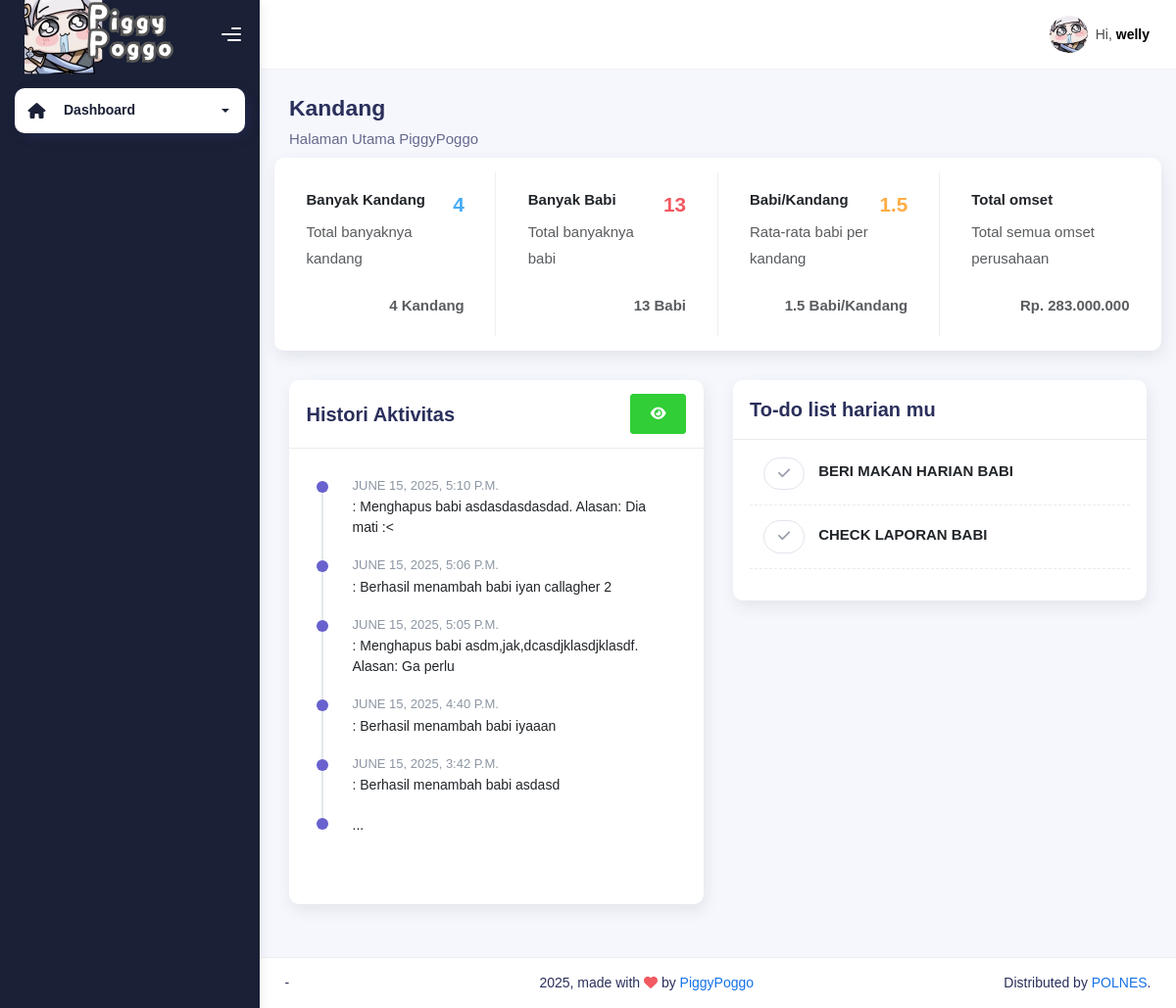
/dashboard (signed in), run on an earlier commit of the app's database.
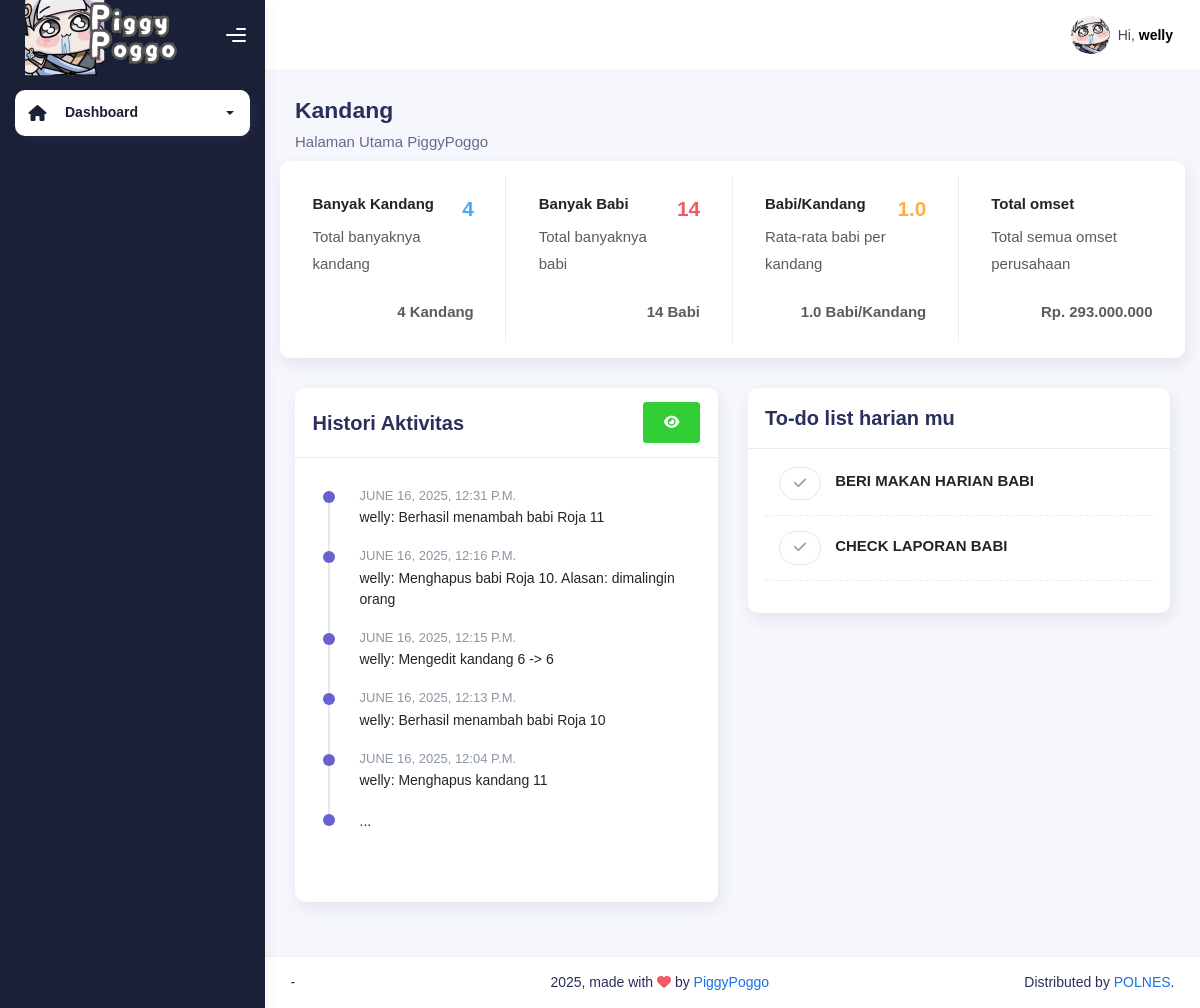
And on a later commit of the database.
### piggypoggo_app/models.py (models this page shows, shortened)
class Riwayat(models.Model):
    riwayat = models.TextField(null=True, blank=True)
    tanggal = models.DateTimeField(auto_now_add=True)
    user_profile = models.ForeignKey(UserProfile, null=True, blank=True, on_delete=models.SET_NULL)
    def __str__(self):
        return f'{self.riwayat}'

class DailyDetail(models.Model):
    daily = models.ForeignKey(Daily, null=True, blank=True, on_delete=models.CASCADE)
    nama_daily = models.CharField(max_length=50, null=True, blank=True)
    last_check = models.DateField()
    @property
    def get_status(self):
        if self.last_check < date.today():
            return "Belum"
        else:
            return "Sudah"

class UserProfile(models.Model):
    LEVEL_USER = [
        (1, "Operator"),
        (2, "Admin"),
    ]
    user = models.OneToOneField(User, on_delete=models.CASCADE)
    level = models.IntegerField(choices=LEVEL_USER, default=1)

### piggypoggo_app/views.py (the view)
# urls.py: path('dashboard', views.dashboard, name="dashboard"),
@login_required
@status_required([1, 2])
def dashboard(request):
    user_profile = UserProfile.objects.get(user=request.user)
    all_riwayats = Riwayat.objects.all().order_by('-pk')
    paginator = Paginator(all_riwayats, 5)
    all_kandang_count = Kandang.objects.all().count()
    all_babi_count = Babi.objects.filter(terjual=False).count()
    babi_per_kandang = Kandang.objects.annotate(babi_count=Count('babi'))
    average_babi_per_kandang = babi_per_kandang.aggregate(avg=Avg('babi_count'))['avg'] or 0
    omset_full = Nota.objects.all().aggregate(total_semua=Sum('total_harga'))['total_semua'] or 0
    omset_full = format_number(omset_full)
    daily = Daily.objects.filter(user=user_profile).first()
    dailies = DailyDetail.objects.filter(daily=daily)
    if request.method == 'POST':
        check_id = request.POST.get('daily')
        daily_detail = DailyDetail.objects.get(pk=check_id)
        daily_detail.last_check = date.today()
        daily_detail.save()
        return redirect('dashboard')
    context = {
        'on': 'utama',
        'all_riwayats': paginator.get_page(1),
        'all_kandang_count': all_kandang_count,
        'all_babi_count': all_babi_count,
        'average_babi_per_kandang': round(average_babi_per_kandang, 2),
        'omset_full': omset_full,
        'dailies': dailies,
    }
    return render(request, 'dashboard.html', context)

### piggypoggo_app/views.py (called while the page is built)
def format_number(value):
    try:
        value = int(value)
        return "{:,}".format(value).replace(",", ".")
    except:
        return value

### piggypoggo_app/templates/dashboard.html (shortened to what the changed rows need)
{% extends "base-dashboard.html" %} {% load static %}
{% block content %}
<div class="container">
  <div class="page-inner">
    <div class="row row-card-no-pd">
      <div class="col-12 col-sm-6 col-md-6 col-xl-3">
        <div class="card">
          <div class="card-body">
            <div class="d-flex justify-content-between">
              <div>
                <h6><b>Banyak Babi</b></h6>
                <p class="text-muted">Total banyaknya babi</p>
              </div>
              <h4 class="text-danger fw-bold">{{ all_babi_count }}</h4>
            </div>
            <div class="d-flex justify-content-between mt-2">
              <p class="text-muted mb-0">
                <b>{{ all_babi_count }} Babi</b>
              </p>
            </div>
          </div>
        </div>
      </div>
      <div class="col-12 col-sm-6 col-md-6 col-xl-3">
        <div class="card">
          <div class="card-body">
            <div class="d-flex justify-content-between">
              <div>
                <h6><b>Babi/Kandang</b></h6>
                <p class="text-muted">Rata-rata babi per kandang</p>
              </div>
              <h4 class="text-warning fw-bold">{{ average_babi_per_kandang }}</h4>
            </div>
            <div class="d-flex justify-content-between mt-2">
              <p class="text-muted mb-0">
                <b>{{ average_babi_per_kandang }} Babi/Kandang</b>
              </p>
            </div>
          </div>
        </div>
      </div>
      <div class="col-12 col-sm-6 col-md-6 col-xl-3">
        <div class="card">
          <div class="card-body">
            <div class="d-flex justify-content-between mt-2">
              <p class="text-muted mb-0"><b>Rp. {{ omset_full }}</b></p>
            </div>
          </div>
        </div>
      </div>
    </div>
    <div class="row">
      <div class="col-md-6">
        <div class="card">
          <div class="card-body">
            <ol class="activity-feed">
              {% for riwayat in all_riwayats %}
              <li class="feed-item feed-item-secondary">
                <time class="date" datetime="">{{ riwayat.tanggal }}</time>
                <span class="text">
                  {{ riwayat.user_profile.user.username }}: {{ riwayat }}
                </span>
              </li>
              {% endfor %}
            </ol>
          </div>
        </div>
      </div>
      <div class="col-md-6">
        <div class="card">
          <div class="card-body">
            {% if dailies %}
            {% for daily in dailies %}
            <div class="d-flex align-items-center ms-3">
              <div class="selectgroup selectgroup-pills me-2">
                <form method="POST">
                  <label class="selectgroup-item mb-0">
                    <span class="selectgroup-button">
                      <i class="fas fa-check"></i>
                    </span>
                  </label>
                </form>
              </div>
              <h6 class="text-uppercase fw-bold mb-1 mb-0">
                {{ daily.nama_daily }}
                <span class="text-warning ps-3"></span>
              </h6>
            </div>
            <div class="separator-dashed"></div>
            {% endfor %}
            {% else %}
            <div class="d-flex align-items-center ms-3">
              <h6 class="text-uppercase fw-bold mb-1 mb-0">Tidak ada daily</h6>
            </div>
            {% endif %}
          </div>
        </div>
      </div>
    </div>
  </div>
</div>
{% endblock content %}

What changed in the data, as far as the page shows it:
no longer on this page (row unchanged): Riwayat: tanggal "JUNE 15, 2025, 5:10 P.M.", riwayat "Menghapus babi asdasdasdasdad. Alasan: Dia mati :<"
no longer on this page (row unchanged): Riwayat: tanggal "JUNE 15, 2025, 5:06 P.M.", riwayat "Berhasil menambah babi iyan callagher 2"
no longer on this page (row unchanged): Riwayat: tanggal "JUNE 15, 2025, 5:05 P.M.", riwayat "Menghapus babi asdm,jak,dcasdjklasdjklasdf. Alasan: Ga perlu"
no longer on this page (row unchanged): Riwayat: tanggal "JUNE 15, 2025, 4:40 P.M.", riwayat "Berhasil menambah babi iyaaan"
no longer on this page (row unchanged): Riwayat: tanggal "JUNE 15, 2025, 3:42 P.M.", riwayat "Berhasil menambah babi asdasd"
added Riwayat: tanggal "JUNE 16, 2025, 12:31 P.M.", user_profile.user.username "welly", riwayat "Berhasil menambah babi Roja 11"
added Riwayat: tanggal "JUNE 16, 2025, 12:16 P.M.", user_profile.user.username "welly", riwayat "Menghapus babi Roja 10. Alasan: dimalingin orang"
added Riwayat: tanggal "JUNE 16, 2025, 12:15 P.M.", user_profile.user.username "welly", riwayat "Mengedit kandang 6 -> 6"
added Riwayat: tanggal "JUNE 16, 2025, 12:13 P.M.", user_profile.user.username "welly", riwayat "Berhasil menambah babi Roja 10"
added Riwayat: tanggal "JUNE 16, 2025, 12:04 P.M.", user_profile.user.username "welly", riwayat "Menghapus kandang 11"
Also different on the page:
{{ all_babi_count }}: "13" → "14"
{{ average_babi_per_kandang }}: "1.5" → "1.0"
{{ omset_full }}: "283.000.000" → "293.000.000"
